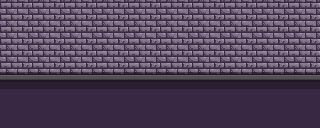

Rendered tile map (Tiled .tmx) drawn with the repository's tilesets; below, a short description and the full map source, tile grids included:
An orthogonal 20x8 tile map with 16x16 px tiles, 1 tile layer (background).

<map version="1.9" tiledversion="1.9.2" orientation="orthogonal" renderorder="right-down" width="20" height="8" tilewidth="16" tileheight="16" infinite="0" nextlayerid="2" nextobjectid="1">
 <tileset firstgid="1" source="morgTileSet.tsx" />
 <layer id="1" name="background" width="20" height="8">
  <data encoding="csv">
1,2,1,2,1,2,1,2,1,2,1,2,1,2,1,2,1,2,1,2,
12,13,12,13,12,13,12,13,12,13,12,13,12,13,12,13,12,13,12,13,
23,24,23,24,23,24,23,24,23,24,23,24,23,24,23,24,23,24,23,24,
34,35,34,35,34,35,34,35,34,35,34,35,34,35,34,35,34,35,34,35,
45,46,45,46,45,46,45,46,45,46,45,46,45,46,45,46,45,46,45,46,
56,57,56,57,56,57,56,57,56,57,56,57,56,57,56,57,56,57,56,57,
67,68,67,68,67,68,67,68,67,68,67,68,67,68,67,68,67,68,67,68,
78,79,78,79,78,79,78,79,78,79,78,79,78,79,78,79,78,79,78,79
</data>
 </layer>
</map>